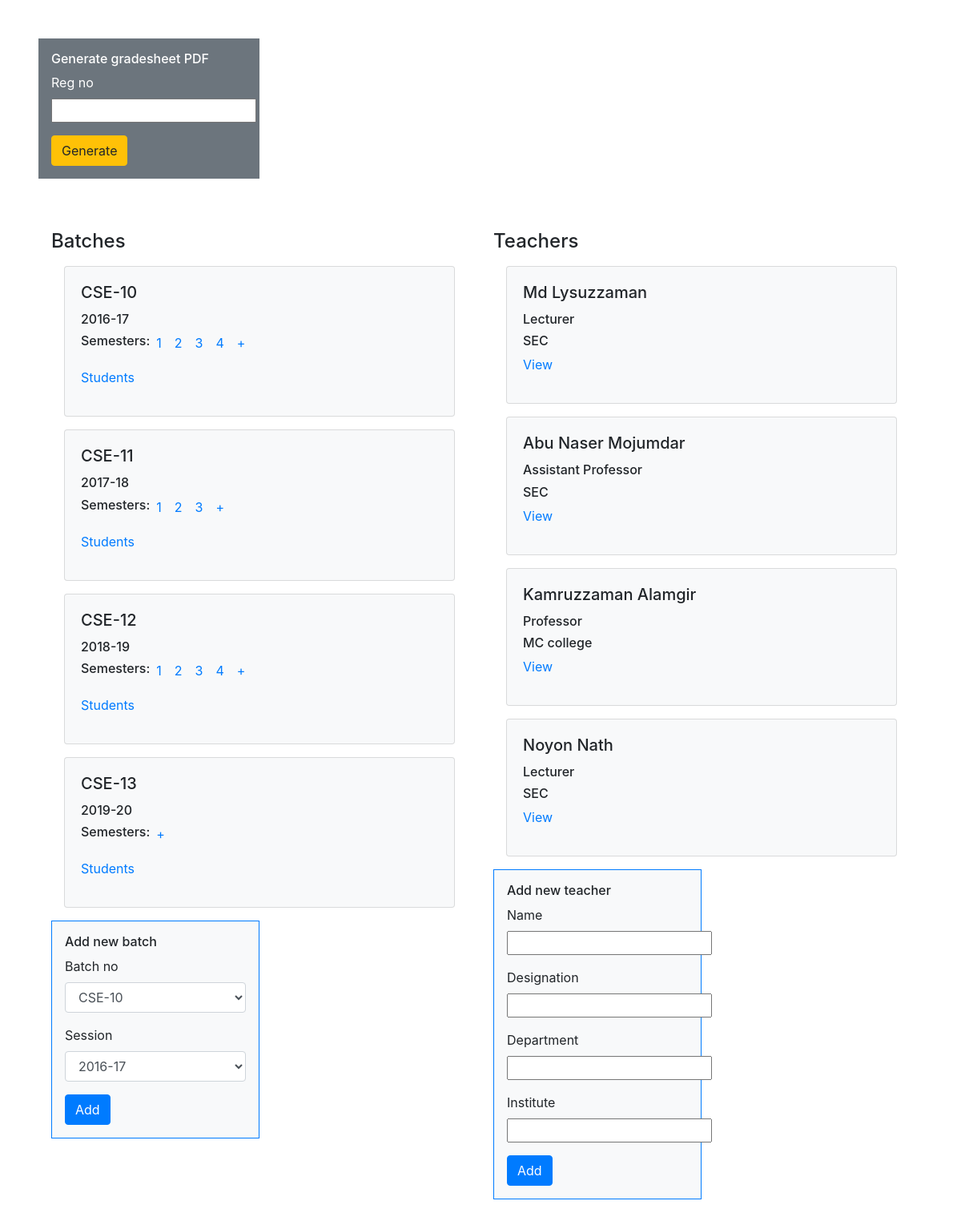
The app's page / (signed in) with its own data.
### main/models.py (models this page shows)
class Batch(models.Model):
    id = models.AutoField
    batch_id = models.CharField(max_length=18, default="") # It shall be removed later, all the work will be modified accrodingly
    batch_no = models.CharField(max_length=6, default="")
    session = models.CharField(max_length=8, default="")

class Semester(models.Model):
    id = models.AutoField
    batch_no = models.CharField(max_length=8, default="")
    semester_no = models.IntegerField(default=None)

class Teacher(models.Model):
    id = models.AutoField
    name = models.CharField(max_length=60, default="")
    designation = models.CharField(max_length=60, default="")
    institute = models.CharField(max_length=100, default="")
    department = models.CharField(max_length=100, default="")

### RMS1/views.py (the view, shortened to what this page needs)
# urls.py: path('', views.dashboard, name="dashboard"),
def dashboard(request):
    teachers = Teacher.objects.all()
    batches_collection = Batch.objects.all()
    batches = list()
    for batch in batches_collection:
        new_dict = dict()
        semester_list = Semester.objects.filter(batch_no=batch.batch_no)
        new_list = list()
        for semester in semester_list:
            new_list.append(semester)
        new_dict['batch_id'] = batch.batch_id
        new_dict['batch_no'] = batch.batch_no
        new_dict['session'] = batch.session
        new_dict['semesters'] = new_list
        batches.append(new_dict)
    return render(request, 'index.html', {'batches' : batches, 'teachers' : teachers})

### RMS1/templates/index.html (shortened to what this page needs)
{% extends 'main/base.html' %}
{% block body %}
<section class="gradesheet_generator m-5">
    <form method="post" class="w-25 bg-secondary text-white p-3"> {% csrf_token %}
        <h6>Generate gradesheet PDF</h6>
        <div class="form-group">
            <label for="session">Reg no</label>
            <input type="text" name="reg_no" id="reg_no" required>
        </div>
        <button type="submit" class="btn btn-warning">Generate</button>
    </form>
</section>
<section class="row m-5">
    <section class="batch-list p-3 col">
        <h4>Batches</h4>
        {% for batch in batches %}
        <div class="card bg-light m-3">
            <div class="card-body">
                <h5 class="card-title">{{batch.batch_no}}</h5>
                <h6 class="card-text">{{batch.session}}</h6>
                <ul class="list-unstyled d-flex">
                    <h6>Semesters: </h6>
                    {% for semester in batch.semesters %}
                        {% if semester.batch_no == batch.batch_no  %}
                            <li class="mx-2">
                                <a href="main/semester_view/{{semester.batch_no}}/{{semester.semester_no}}">{{semester.semester_no}}</a>
                            </li>
                        {% endif %}
                    {% endfor %}
                    {% if request.user.is_superuser and batch.semesters|length < 8 %}
                        <li class="mx-2">
                            <a href="main/add_semester/{{batch.batch_no}}">+</a>
                        </li>
                    {% endif %}
                </ul>
                <p><a href="main/students_view/{{batch.batch_no}}">Students</a></p>
            </div>
        </div>
        {% endfor %}
        {% if request.user.is_superuser %}
        <form method="post" class="w-50 bg-light border border-primary p-3"> {% csrf_token %}
            <h6>Add new batch</h6>
            <div class="form-group">
                <label for="batch_no">Batch no</label>
                <select class="form-control" name="batch_no" id="batch_no1">
                <option>CSE-10</option>
                </select>
            </div>
            <div class="form-group">
                <label for="session">Session</label>
                <select class="form-control" name="session" id="session1">
                <option>2016-17</option>
                </select>
            </div>
            <button type="submit" class="btn btn-primary">Add</button>
        </form>
        {% endif %}
    </section>
    <section class="teacher-list p-3 col">
        <h4>Teachers</h4>
        {% for teacher in teachers %}
        <div class="card bg-light m-3">
            <div class="card-body">
                <h5 class="card-title">{{teacher.name}}</h5>
                <h6 class="card-text">{{teacher.designation}}</h6>
                <h6 class="card-text">{{teacher.institute}}</h6>
                <p><a href="#">View</a></p>
            </div>
        </div>
        {% endfor %}
        {% if request.user.is_superuser %}
        <form method="post" class="w-50 bg-light border border-primary p-3"> {% csrf_token %}
            <h6>Add new teacher</h6>
            <div class="form-group">
                <label for="batch_no">Name</label>
                <input type="text" name="name">
            </div>
            <div class="form-group">
                <label for="designation">Designation</label>
                <input type="text" name="designation">
            </div>
            <div class="form-group">
                <label for="department">Department</label>
                <input type="text" name="department">
            </div>
            <div class="form-group">
                <label for="institute">Institute</label>
                <input type="text" name="institute">
            </div>
            <button type="submit" class="btn btn-primary">Add</button>
        </form>
        {% endif %}
    </section>
</section>
{% endblock %}

### records on screen
Batch: batch_no "CSE-10", session "2016-17"
Semester: semester_no "1"
Semester: semester_no "2"
Semester: semester_no "3"
Semester: semester_no "4"
Batch: batch_no "CSE-11", session "2017-18"
Semester: semester_no "1"
Semester: semester_no "2"
Semester: semester_no "3"
Batch: batch_no "CSE-12", session "2018-19"
Semester: semester_no "1"
Semester: semester_no "2"
Semester: semester_no "3"
Semester: semester_no "4"
Batch: batch_no "CSE-13", session "2019-20"
Teacher: name "Md Lysuzzaman", designation "Lecturer", institute "SEC"
Teacher: name "Abu Naser Mojumdar", designation "Assistant Professor", institute "SEC"
Teacher: name "Kamruzzaman Alamgir", designation "Professor", institute "MC college"
Teacher: name "Noyon Nath", designation "Lecturer", institute "SEC"
